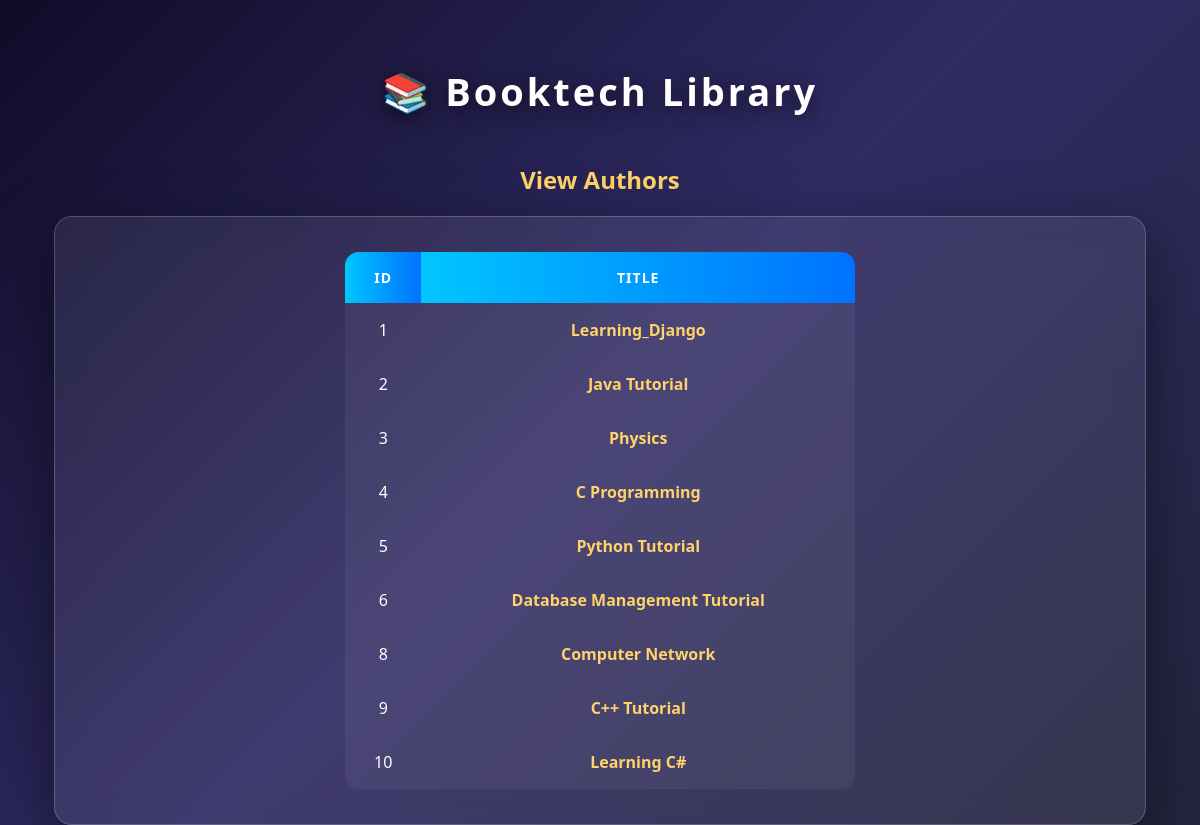
The page / on the database its author committed.
### library/models.py (models this page shows, shortened)
class Book(models.Model):
    title=models.CharField(max_length=100)
    author=models.ForeignKey(Author,on_delete=models.CASCADE)
    publication_date=models.DateField()
    isbn=models.CharField(max_length=15)
    publisher=models.ManyToManyField(Publisher)

### library/views.py (the view)
# urls.py: path('',views.book_list, name='book_list_fbv'),
def book_list(request):
    books=Book.objects.all()
    return render(request, 'library/book_list.html', {'books':books})

### template/library/book_list.html (shortened to what this page needs)
<!DOCTYPE html>
<html lang="en">
<head>
</head>
<body>
<h1>📚 Booktech Library</h1>
<h2 style="text-align: center;"><a href="{% url 'author_list' %}">View Authors</a></h2>
<div class="container">
    <table>
        <tr>
            <th>ID</th>
            <th>Title</th>
        </tr>
        {% for book in books %}
        <tr>
            <td>{{ book.id }}</td>
            <td>
                <a href="{% url 'book_detail_fbv' book.id %}">
                    {{ book.title }}
                </a>
            </td>
        </tr>
        {% endfor %}
    </table>
</div>
</body>
</html>

### template/library/book_list.html (style rules this page uses)
body { font-family: 'Segoe UI', Arial, Helvetica, sans-serif; background: linear-gradient(135deg, #0f0c29, #302b63, #24243e); margin: 0; padding: 0; color: #fff; min-height: 100vh; }
h1 { text-align: center; padding: 40px 0 20px 0; letter-spacing: 3px; font-size: 38px; text-shadow: 0 4px 20px rgba(0,0,0,0.6); }
.container { width: 85%; margin: auto; background: rgba(255,255,255,0.08); backdrop-filter: blur(14px); border-radius: 18px; padding: 35px; box-shadow: 0 20px 60px rgba(0,0,0,0.5); border: 1px solid rgba(255,255,255,0.2); animation: fadeIn 0.8s ease-in-out; }
table { width: 50%; border-collapse: collapse; overflow: hidden; border-radius: 14px; margin-left: auto; margin-right: auto; text-align: center; }
th { background: linear-gradient(to right, #00c6ff, #0072ff); color: white; padding: 16px; text-transform: uppercase; font-size: 14px; letter-spacing: 1px; }
td { padding: 16px; background: rgba(255,255,255,0.05); }
tr { transition: all 0.3s ease; }
a { color: #ffd369; text-decoration: none; font-weight: bold; position: relative; }
a::after { content: ""; position: absolute; left: 0; bottom: -4px; width: 0%; height: 2px; background: #ffd369; transition: 0.3s; }

### rows shown on the page
Book: id "1", title "Learning_Django"
Book: id "2", title "Java Tutorial"
Book: id "3", title "Physics"
Book: id "4", title "C Programming"
Book: id "5", title "Python Tutorial"
Book: id "6", title "Database Management Tutorial"
Book: id "8", title "Computer Network"
Book: id "9", title "C++ Tutorial"
Book: id "10", title "Learning C#"
